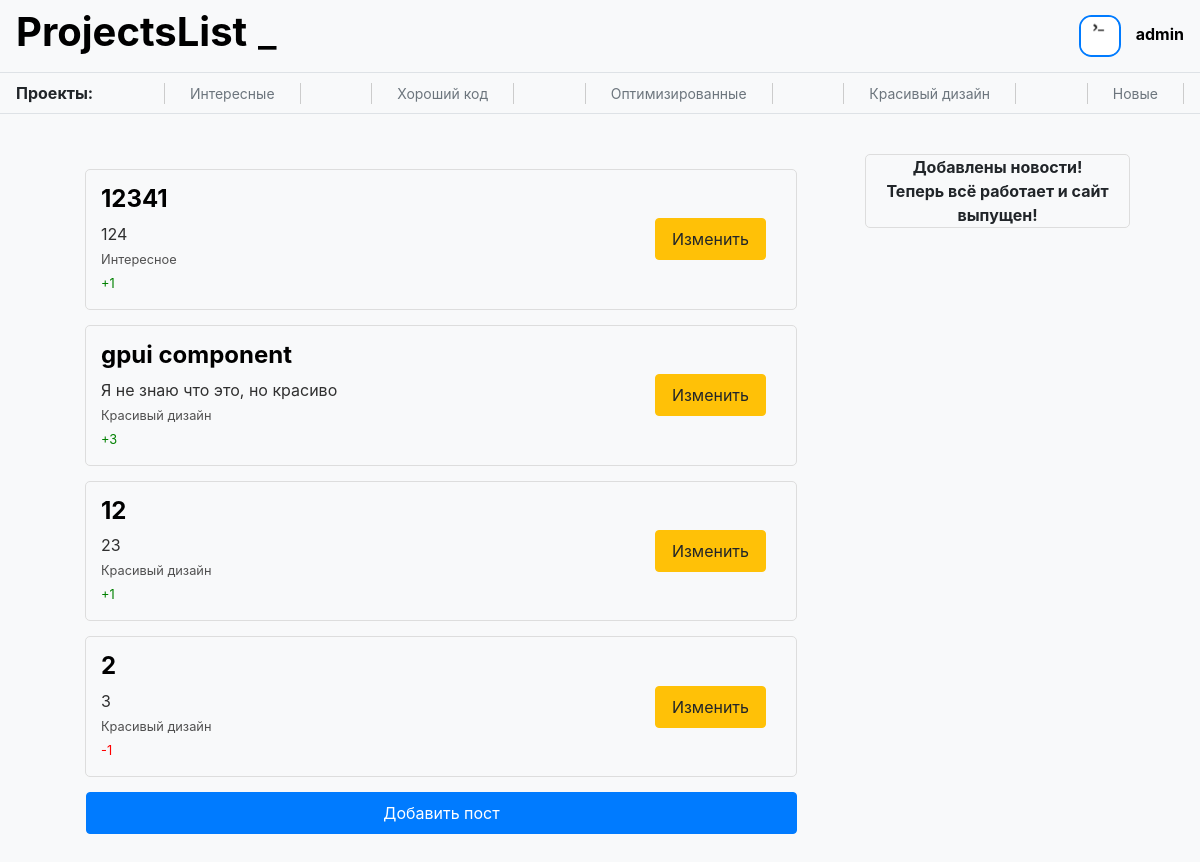
Before: / (signed in) with the older database file.
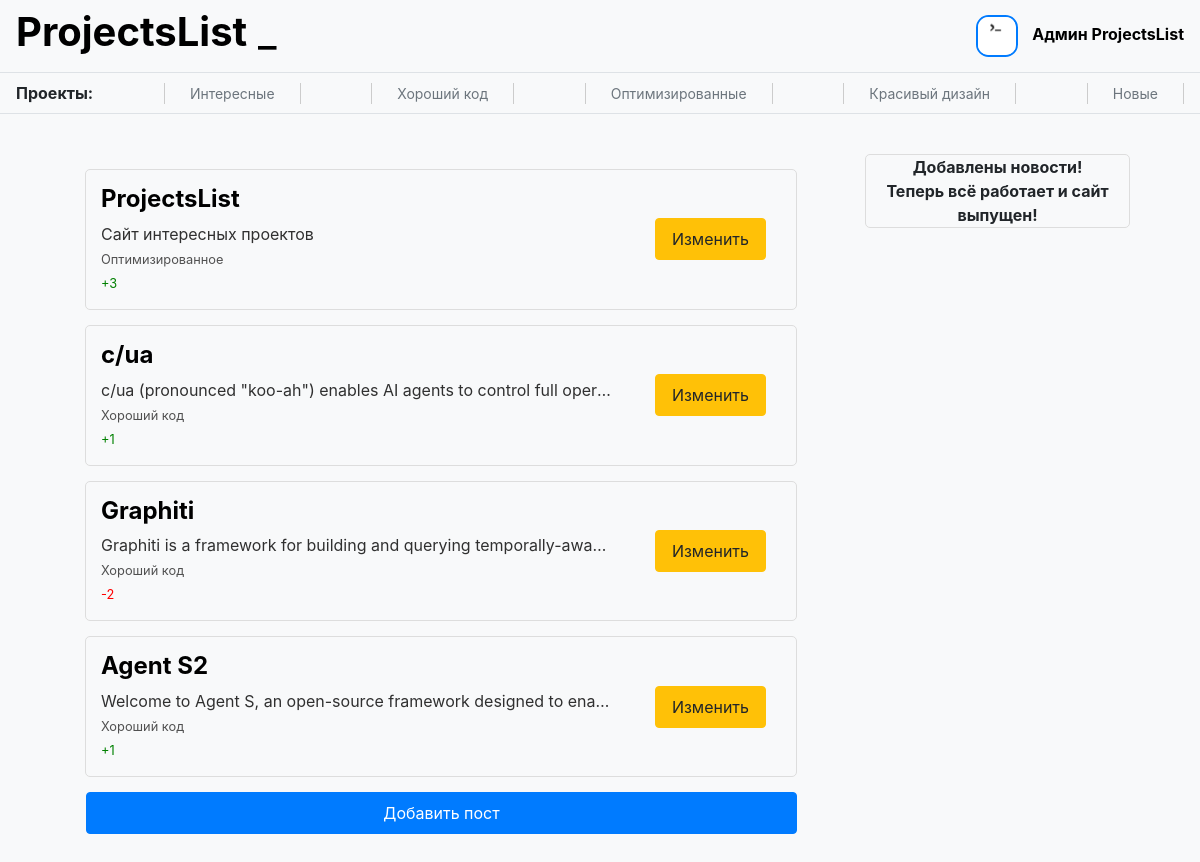
After: the same page with the newer database file.
### data/users.py (models this page shows, shortened)
class User(SqlAlchemyBase, UserMixin):
    __tablename__ = 'users'
    id = sa.Column(sa.Integer, primary_key=True, autoincrement=True)
    name = sa.Column(sa.String)
    mail = sa.Column(sa.String, unique=True)
    hashed_password = sa.Column(sa.String)
    info = sa.Column(sa.String)
    image = sa.Column(sa.String)
    github = sa.Column(sa.String)
    create_time = sa.Column(sa.DateTime, default=datetime.now)
    posts = sa.orm.relationship('Post', back_populates='author')
    comments = sa.orm.relationship('Comment', back_populates='author')
    liked_posts = sa.orm.relationship('Post', back_populates='users_who_liked', secondary='rating_posts')
    liked_comments = sa.orm.relationship('Comment', back_populates='users_who_liked', secondary='rating_comments')

### data/posts.py (models this page shows)
class Post(SqlAlchemyBase):
    __tablename__ = 'posts'
    id = sa.Column(sa.Integer, primary_key=True, autoincrement=True)
    title = sa.Column(sa.String)
    text = sa.Column(sa.String)
    project_link = sa.Column(sa.String)
    category = sa.Column(sa.String)
    like = sa.Column(sa.Integer, default=0)
    dislike = sa.Column(sa.Integer, default=0)
    create_time = sa.Column(sa.DateTime, default=datetime.now)
    author = sa.orm.relationship('User', back_populates='posts')
    author_id = sa.Column(sa.Integer, sa.ForeignKey('users.id'))
    users_who_liked = sa.orm.relationship('User', back_populates='liked_posts', secondary='rating_posts')
    comments = sa.orm.relationship('Comment', back_populates='post')

### server.py (the view)
@app.route('/')
def home():
    style = flask.request.args.get('style', '')
    try:
        db = db_session.create_session()
        posts = db.query(Post).all()[:-5:-1]
        return flask.render_template('home.html', title='ProjectsList', posts=posts, style=style)
    finally:
        db.close()

### data/db_session.py (called while the page is built)
def create_session() -> Session:
    global __factory
    return __factory()

### server.py (called while the page is built)
@login_manager.user_loader
def load_user(user_id):
    try:
        db = db_session.create_session()
        return db.query(User).get(user_id)
    finally:
        db.close()

### templates/home.html
{% extends "base.html" %}
{% block content %}
    <div class='container'>
        <div class='posts' style='display: inline-block'>
            {% for post in posts %}
            <div class='small-post'>
                <a href='posts/{{post.id}}' style='max-width: 75%'>
                    <div style='white-space: nowrap; overflow: hidden; text-overflow: ellipsis;'>
                        <h4>{{post.title}}</h4>
                        <p style='white-space: nowrap; overflow: hidden; text-overflow: ellipsis;'>{{post.text}}</p>
                        <small>{{post.category}}</small>
			<p>
			{% if post.like > post.dislike %}
			<small style='color: green'>+{{ post.like - post.dislike }}</small>
			{% elif post.like < post.dislike %}
			<small style='color: red'>-{{ post.dislike - post.like }}</small>
			{% endif %}
			</p>
                    </div>
                </a>
                {% if current_user.id == post.author.id or current_user.id == 1 %}
                <div style='display: inline-block;'>
                    <a type='button' class='btn btn-warning' href='posts/edit/{{post.id}}'>Изменить</a>
                </div>
                {% endif %}
            </div>
            {% endfor %}
            {% if current_user.is_authenticated %}
            <a class='btn btn-primary' href='/add_post'>Добавить пост</a>
            {% endif %}
        </div>
        <div class='news' style='display: inline-block; float: right'>
            <b>Добавлены новости!<br>Теперь всё работает и сайт выпущен!</b>
        </div>
    </div>
{% endblock %}

### templates/base.html (shortened to what this page needs)
<!doctype html>
<html lang="en">
<head>
    <link rel="stylesheet"
          href="https://stackpath.bootstrapcdn.com/bootstrap/4.4.1/css/bootstrap.min.css"
>
    {% if style=='retro' %}
    <link text="text/css"  href="{{ url_for('static', filename='css/retro.css') }}" rel="stylesheet">
    {% else %}
    <link text="text/css"  href="{{ url_for('static', filename='css/style.css') }}" rel="stylesheet">
    {% endif %}
</head>
<body>
<header>
    <nav class="navbar">
        <h1><b><a href='/'>ProjectsList</a></b>
        <span class="blinking-symbol"><a href='/?style=retro'>_</a></span></h1>
        {% if current_user.is_authenticated %}
        	<div class='user-navbar'>
			<img class='user-icon' src='/{{current_user.image}}' width='42' height='42' /img>
			<a class='user-name' href="/user{{current_user.id}}">{{ current_user.name }}</a>
		</div>
        {% else %}
		<a class="btn btn-primary " href="/register">Зарегистрироваться</a>
		<a class="btn btn-success" href="/login">Войти</a>
        {% endif %}
    </nav>
    <nav class="category navbar ">
        <b>Проекты:</b>
        <a href='/interesting'>Интересные</a>
        <a href='/goodcode'>Хороший код</a>
        <a href='/optimized'>Оптимизированные</a>
        <a href='/beautifuldesign '>Красивый дизайн</a>
        <a href='/new'>Новые</a>
    </nav>
</header>
<main role="main" class='container'>
    {% block content %}{% endblock %}
</main>
</body>
</html>

Changed rows visible on the page:
no longer on this page (row edited): Post: title "12341", text "124", category "Интересное", post.like-post.dislike "1"
no longer on this page (row edited): Post: title "gpui component", text "Я не знаю что это, но красиво", category "Красивый дизайн", post.like-post.dislike "3"
no longer on this page (row edited): Post: title "12", text "23", category "Красивый дизайн", post.like-post.dislike "1"
no longer on this page (row edited): Post: title "2", text "3", category "Красивый дизайн", post.dislike-post.like "1"
changed User: name "admin" → "Админ ProjectsList"
added Post: title "ProjectsList", text "Сайт интересных проектов", category "Оптимизированное", post.like-post.dislike "3"
added Post: title "c/ua", text "c/ua (pronounced \"koo-ah\") enables AI agents to control full oper…", category "Хороший код", post.like-post.dislike "1"
added Post: title "Graphiti", text "Graphiti is a framework for building and querying temporally-awa…", category "Хороший код", post.dislike-post.like "2"
added Post: title "Agent S2", text "Welcome to Agent S, an open-source framework designed to ena…", category "Хороший код", post.like-post.dislike "1"
